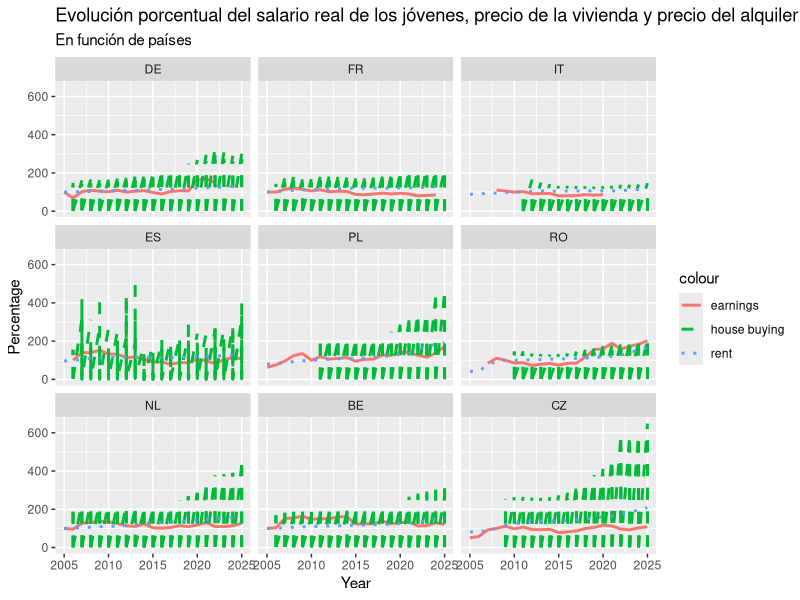
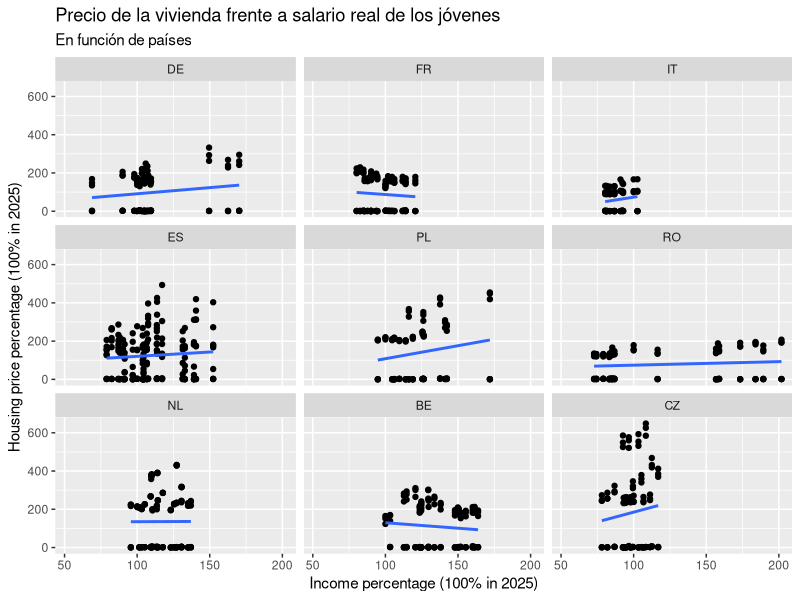
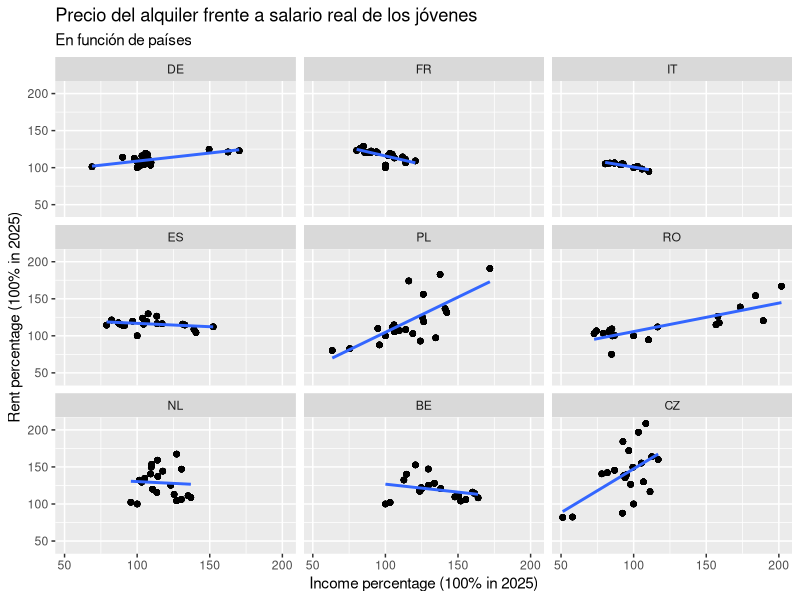
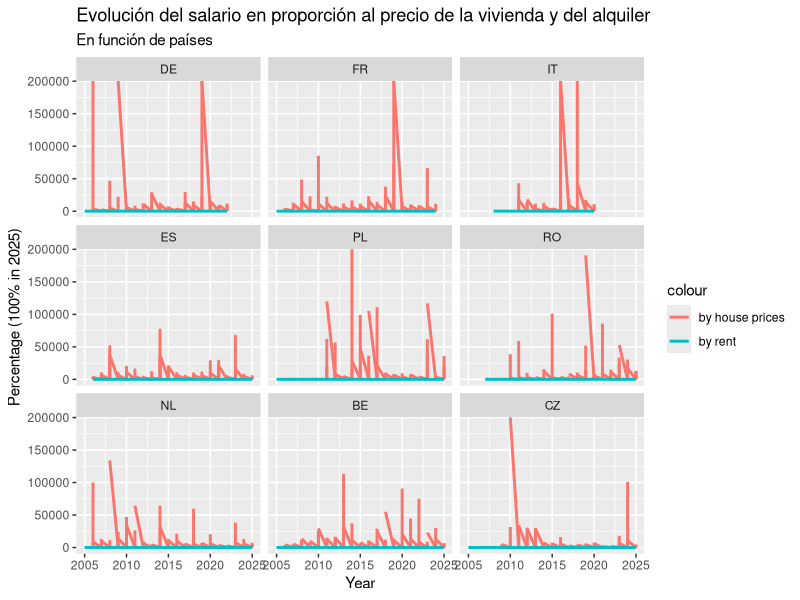
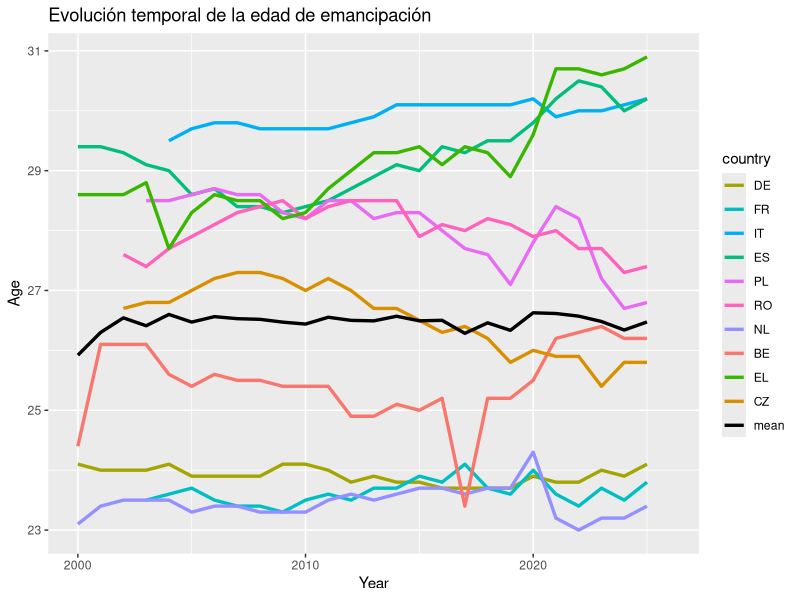
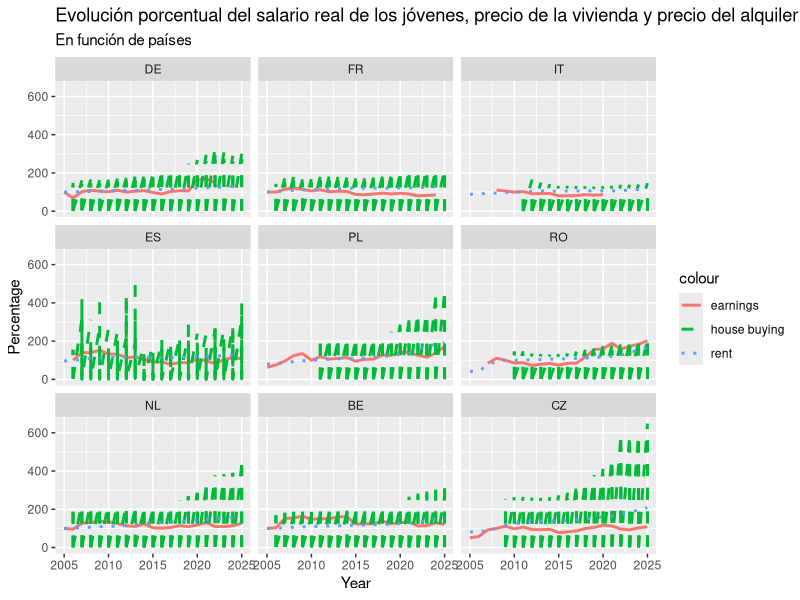
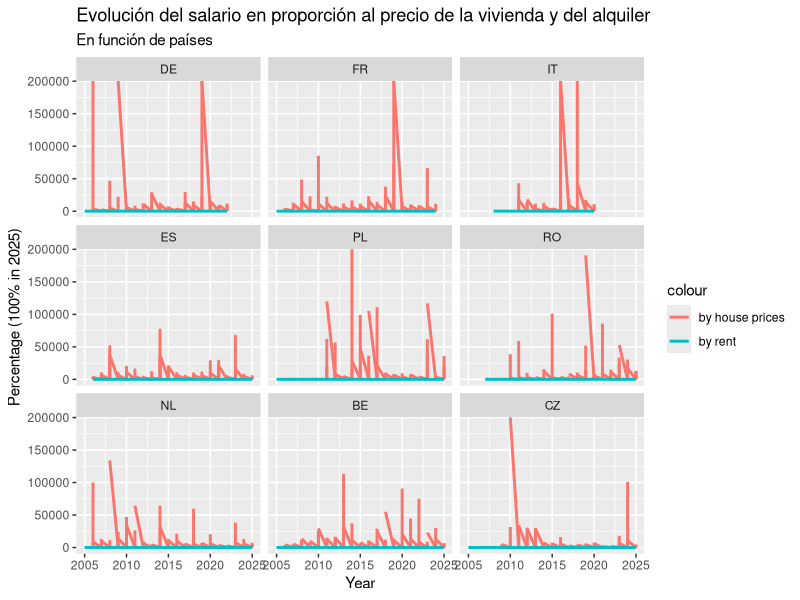
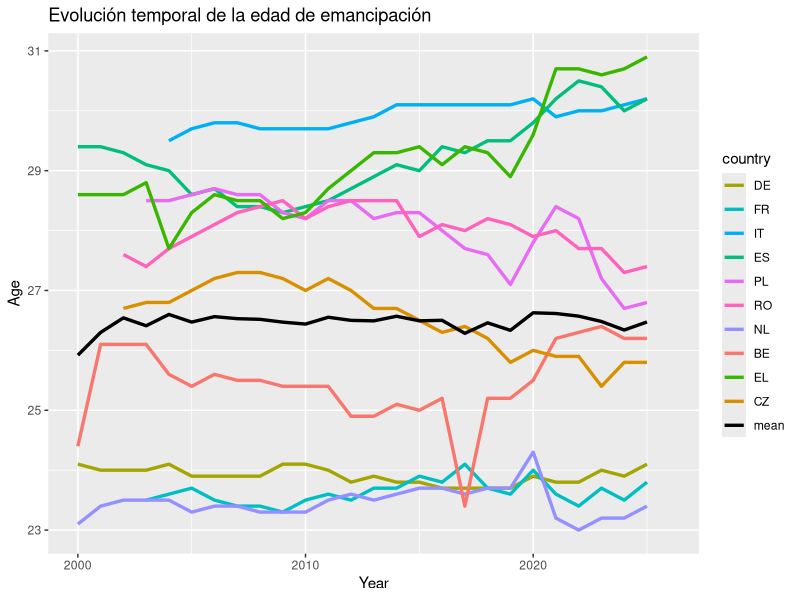

These figures' R source, in order:
## ---- chunk 1
library(readr)
library(stringr)
library(dplyr)
library(tidyr)
library(magrittr)
library(lubridate)
library(ggplot2)
library(GGally)
## ---- chunk 2
poblacion <- read_tsv('data/poblacion_paises.tsv')
#str(poblacion)
#head(poblacion)

colnames(poblacion)[1] <- 'country'
poblacion %<>% mutate(country = sub("^.*,", "", country)) %>% mutate(across(-1, ~ as.numeric(gsub('[^0-9.]', '', .x))))

poblacion %<>% transmute(country, population = rowMeans(select(., -country), na.rm = TRUE))
# Calculamos la media poblacional de cada pais desde el 2000 hasta hoy

poblacion %<>% arrange(desc(population)) %>% filter(!(country %in% c('RU', 'UA', 'DE_TOT', 'TR', 'FX', 'BY', 'AZ', 'UK')))
# Ordenamos los paises de mayor a menor poblacion
# Eliminamos algunos que no pertenecen politicamente a Europa

mas.poblacion10 <- poblacion$country[1:10]
# Nos quedamos con los nombres de los 10 primeros

mas.poblacion5 <- poblacion$country[1:5]
# Nos quedamos con los nombres de los 5 primeros
## ---- chunk 3
indep.resid <- read_tsv('data/edad_independencia_residencial.tsv')
#str(indep.resid)
#head(indep.resid)

colnames(indep.resid)[1] <- 'sex.country'
indep.resid %<>% mutate(sex.country = sub("^.*,([^,]*,[^,]*)$", "\\1", sex.country)) %>% separate(sex.country, into = c('sex', 'country'), sep = ',') %>% mutate(sex = factor(sex))

indep.resid %<>% mutate(across(c(-1, -2), ~ as.numeric(gsub('[^0-9.]', '', .x)))) %>% pivot_longer(cols = c(-1, -2), names_to = 'year', values_to = 'age.indep') %>% mutate(year = as.numeric(year)) %>% filter(sex == 'T' & country %in% mas.poblacion10) %>% select(-sex) %>% mutate(country = factor(country, levels = mas.poblacion10, labels = mas.poblacion10))
## ---- chunk 4
precio.vivienda <- read_tsv('data/precio_vivienda.tsv')
#str(precio.vivienda)
#head(precio.vivienda)

colnames(precio.vivienda)[1] <- 'country'
precio.vivienda %<>% mutate(country = sub(".*,", "", country))

precio.vivienda %<>% mutate(across(-1, ~ as.numeric(gsub('[^0-9.]', '', .x)))) %>% pivot_longer(cols = -1, names_to = 'year.quadri', values_to = 'rel.price2015.house')

precio.vivienda %<>% separate(year.quadri, into = c('year', 'quadri'), sep = '-') %>% mutate(quadri = factor(quadri, ordered=TRUE)) %>% mutate(year = as.numeric(year)) %>% filter(country %in% mas.poblacion10 & quadri == 'Q1') %>% select(-quadri) %>% mutate(country = factor(country, levels = mas.poblacion10, labels = mas.poblacion10))
## ---- chunk 5
precio.alquiler <- read_tsv('data/precio_alquiler.tsv')
#str(precio.alquiler)
#head(precio.alquiler)

colnames(precio.alquiler)[1] <- 'country'
precio.alquiler %<>% mutate(country = sub(".*,", "", country))

precio.alquiler %<>% mutate(across(-1, ~ as.numeric(gsub('[^0-9.]', '', .x)))) %>% pivot_longer(cols = -1, names_to = 'year', values_to = 'rel.price2015.rent') %>% mutate(year = as.numeric(year)) %>% filter(country %in% mas.poblacion10) %>% mutate(country = factor(country, levels = mas.poblacion10, labels = mas.poblacion10))
## ---- chunk 6
salarios <- read_tsv('data/salarios.tsv')
#str(salarios)
#head(salarios)

colnames(salarios)[1] <- 'age.country'
salarios %<>% mutate(age.country = sub("^[^,]*,([^,]*,).*,([^,]*)$", "\\1\\2", age.country)) %>% separate(age.country, into = c('age', 'country'), sep = ',') %>% mutate(age = factor(age, ordered = TRUE))

salarios %<>% mutate(across(c(-1, -2), ~ as.numeric(gsub('[^0-9.]', '', .x)))) %>% pivot_longer(cols = c(-1, -2), names_to = 'year', values_to = 'income') %>% mutate(year = as.numeric(year)) %>% filter(country %in% mas.poblacion10) %>% pivot_wider(names_from = age, values_from = income)
colnames(salarios)[c(3,4)] <- c('income.1824', 'income.2549')
salarios %<>% mutate(income = (income.1824+income.2549)/2) %>% select(c(-income.1824, -income.2549))
## ---- chunk 7
salarios2 <- read_tsv('data/salarios2.tsv')
#str(salarios)
#head(salarios)

salarios2 %<>% transmute(country = ref_area.label, year = time, earnings = 0.9*obs_value, source = factor(source.label))
names.country <- c('Germany', 'France', 'Italy', 'Spain', 'Poland', 'Romania', 'Netherlands', 'Belgium', 'Greece', 'Czechia')
names.country %in% salarios2$country
salarios2 %<>% filter(country %in% names.country) %>% mutate(country = factor(country, levels = names.country, labels = mas.poblacion10))

major.source <- salarios2 %>% count(country, source) %>% group_by(country) %>% arrange(desc(n)) %>% slice(1) %>% mutate(major.source = source) %>% select(c(-source, -n))

salarios2 %<>% full_join(major.source) %>% mutate(earnings = ifelse(source == major.source, earnings, NA)) %>% select(c(-major.source, -source))
## ---- chunk 8
ipca <- read_tsv('data/ipca.tsv')
#str(ipca)
#head(ipca)

colnames(ipca)[1] <- 'country'
ipca %<>% mutate(country = sub(".*,", "", country))

ipca %<>% mutate(across(-1, ~ as.numeric(gsub('[^0-9.]', '', .x)))) %>% pivot_longer(cols = -1, names_to = 'year', values_to = 'rel.value2025.ipca') %>% mutate(year = as.numeric(year)) %>% mutate(country = factor(country, levels = mas.poblacion10, labels = mas.poblacion10))
## ---- chunk 9
retr.pagos1629 <- read_tsv('data/retrasos_pagos_16-29.tsv')
#str(retr.pagos1629)
#head(retr.pagos1629)

colnames(retr.pagos1629)[1] <- 'country'
retr.pagos1629 %<>% mutate(country = sub("^.*,", "", country))

retr.pagos1629 %<>% mutate(across(-1, ~ as.numeric(gsub('[^0-9.]', '', .x)))) %>% pivot_longer(cols = -1, names_to = 'year', values_to = 'arrears.rate') %>% mutate(year = as.numeric(year)) %>% filter(country %in% mas.poblacion10) %>% mutate(country = factor(country, levels = mas.poblacion10, labels = mas.poblacion10))
## ---- chunk 10
jovenes.df <- indep.resid %>% full_join(salarios2) %>% left_join(ipca) %>% full_join(precio.alquiler) %>% full_join(precio.vivienda) %>% full_join(retr.pagos1629)


year.start <- jovenes.df %>% group_by(country) %>% arrange(year) %>% select(c(country, year, rel.price2015.rent, rel.price2015.house, earnings)) %>%  filter(if_all(everything(), ~ !is.na(.x))) %>% slice(1) %>% ungroup() %>% transmute(country, year.start = year) 

jovenes.df <- full_join(jovenes.df, year.start)

jovenes.df %<>% group_by(country) %>% mutate(real.earnings = earnings*rel.value2025.ipca[year==unique(year.start)]/rel.value2025.ipca) %>% ungroup() %>% select(c(-earnings, -rel.value2025.ipca))

jovenes.df %<>% group_by(country) %>% mutate(rel.earnings = real.earnings/real.earnings[year == unique(year.start)]*100, rel.price.rent = rel.price2015.rent/rel.price2015.rent[year == unique(year.start)]*100, rel.price.house = rel.price2015.house/rel.price2015.house[year == unique(year.start)]*100) %>% select(c(-year.start, -real.earnings, -rel.price2015.house, -rel.price2015.rent)) %>% ungroup()

jovenes.df %<>% mutate(earn.prop.house = rel.earnings/rel.price.house*100, earn.prop.rent = rel.earnings/rel.price.rent*100)
## ---- chunk 11
ggplot(data = filter(jovenes.df, country != 'EL', year >= 2005 & year <= 2025)) + 
  geom_line(aes(x = year, y = rel.earnings, color = 'earnings'), linewidth = 1, na.rm = TRUE) + 
  geom_line(aes(x = year, y = rel.price.house, color = 'house buying'), linewidth = 1, linetype = 2, na.rm = TRUE) + 
  geom_line(aes(x = year, y = rel.price.rent, color = 'rent'), linewidth = 1, linetype = 3, na.rm = TRUE) + facet_wrap(.~country, nrow = 4) + labs(title = 'Evolución porcentual del salario real de los jóvenes, precio de la vivienda y precio del alquiler', subtitle = 'En función de países') + xlab('Year') + ylab('Percentage')
ggsave('results/viviendas_salarios.pdf', width = 14, height = 10, dpi = 300)
## ---- chunk 12
jovenes.df %>% filter(country != 'EL', year >= 2005 & year <= 2025) %>% ggplot(aes(x = rel.earnings, y = rel.price.house)) + geom_point(na.rm = TRUE) + 
   geom_smooth(method = "lm", se = FALSE, na.rm = TRUE) + facet_wrap(.~country, nrow = 4) + xlab('Income percentage (100% in 2025)') + ylab('Housing price percentage (100% in 2025)') + labs(title = 'Precio de la vivienda frente a salario real de los jóvenes', subtitle = 'En función de países')
## ---- chunk 13
jovenes.df %>% filter(country != 'EL', year >= 2005 & year <= 2025) %>% group_by(country) %>% summarise(cor.pearson = cor(rel.earnings, rel.price.house, method = 'pearson', use = 'complete.obs'), cor.spearman = cor(rel.earnings, rel.price.house, method = 'spearman', use = 'complete.obs'))
## ---- chunk 14
jovenes.df %>% filter(country != 'EL', year >= 2005 & year <= 2025) %>% ggplot(aes(x = rel.earnings, y = rel.price.rent)) + geom_point(na.rm = TRUE) + 
  geom_smooth(method = "lm", se = FALSE, na.rm = TRUE) + facet_wrap(.~country, nrow = 4) + xlab('Income percentage (100% in 2025)') + ylab('Rent percentage (100% in 2025)') + labs(title = 'Precio del alquiler frente a salario real de los jóvenes', subtitle = 'En función de países')
## ---- chunk 15
jovenes.df %>% filter(country != 'EL', year >= 2005 & year <= 2025) %>% group_by(country) %>% summarise(cor.pearson = cor(rel.earnings, rel.price.rent, method = 'pearson', use = 'complete.obs'), cor.spearman = cor(rel.earnings, rel.price.rent, method = 'spearman', use = 'complete.obs'))
## ---- chunk 16
ggplot(data = filter(jovenes.df, country != 'EL', year >= 2005 & year <= 2025)) + 
  geom_line(aes(x = year, y = earn.prop.house, color = 'by house prices'), linewidth = 1, na.rm = TRUE) + 
  geom_line(aes(x = year, y = earn.prop.rent, color = 'by rent'), linewidth = 1, na.rm = TRUE) + facet_wrap(.~country, nrow = 4) + labs(title = 'Evolución del salario en proporción al precio de la vivienda y del alquiler', subtitle = 'En función de países') + xlab('Year') + ylab('Percentage (100% in 2025)')
ggsave('results/proporcion_salario.pdf', width = 14, height = 10, dpi = 300)
## ---- chunk 17
age.mean <- jovenes.df %>% group_by(year) %>% summarise(age.mean = mean(age.indep, na.rm = TRUE), .groups = "drop")
ggplot() + geom_line(data = jovenes.df, mapping = aes(x = year, y = age.indep, color = country), linewidth = 1.15, na.rm = TRUE) + geom_line(data = age.mean, mapping = aes(x = year, y = age.mean, color = 'mean'), linewidth = 1.15, na.rm = TRUE) +
  scale_color_manual(values = c(setNames(scales::hue_pal()(length(unique(jovenes.df$country))), unique(jovenes.df$country)), "mean" = "black")) +
  labs(title = 'Evolución temporal de la edad de emancipación') + xlab('Year') + ylab('Age')
ggsave('results/edad_emancipacion.pdf', width = 14, height = 10, dpi = 300)
